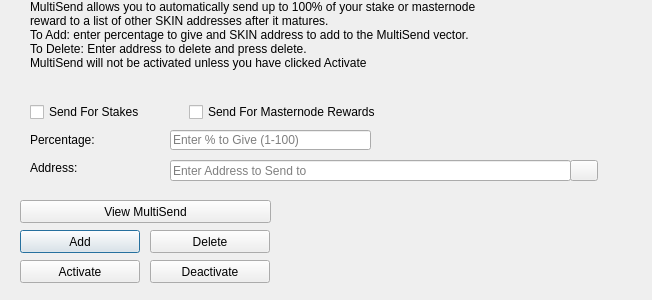
<?xml version="1.0" encoding="UTF-8"?>
<ui version="4.0">
 <class>MultiSendDialog</class>
 <widget class="QDialog" name="MultiSendDialog">
  <property name="windowModality">
   <enum>Qt::NonModal</enum>
  </property>
  <property name="geometry">
   <rect>
    <x>0</x>
    <y>0</y>
    <width>652</width>
    <height>300</height>
   </rect>
  </property>
  <property name="windowTitle">
   <string>MultiSend</string>
  </property>
  <widget class="QLineEdit" name="multiSendPercentEdit">
   <property name="geometry">
    <rect>
     <x>170</x>
     <y>130</y>
     <width>201</width>
     <height>20</height>
    </rect>
   </property>
   <property name="toolTip">
    <string>Enter whole numbers 1 - 100</string>
   </property>
   <property name="placeholderText">
    <string>Enter % to Give (1-100)</string>
   </property>
  </widget>
  <widget class="QLineEdit" name="multiSendAddressEdit">
   <property name="geometry">
    <rect>
     <x>170</x>
     <y>160</y>
     <width>401</width>
     <height>21</height>
    </rect>
   </property>
   <property name="toolTip">
    <string/>
   </property>
   <property name="placeholderText">
    <string>Enter Address to Send to</string>
   </property>
  </widget>
  <widget class="QLabel" name="label_2">
   <property name="geometry">
    <rect>
     <x>30</x>
     <y>0</y>
     <width>451</width>
     <height>121</height>
    </rect>
   </property>
   <property name="lineWidth">
    <number>1</number>
   </property>
   <property name="text">
    <string>MultiSend allows you to automatically send up to 100% of your stake or masternode reward to a list of other SKIN addresses after it matures.
To Add: enter percentage to give and SKIN address to add to the MultiSend vector.
To Delete: Enter address to delete and press delete.
MultiSend will not be activated unless you have clicked Activate</string>
   </property>
   <property name="alignment">
    <set>Qt::AlignLeading|Qt::AlignLeft|Qt::AlignTop</set>
   </property>
   <property name="wordWrap">
    <bool>true</bool>
   </property>
  </widget>
  <widget class="QLabel" name="message">
   <property name="geometry">
    <rect>
     <x>290</x>
     <y>200</y>
     <width>351</width>
     <height>91</height>
    </rect>
   </property>
   <property name="text">
    <string/>
   </property>
  </widget>
  <widget class="QPushButton" name="addButton">
   <property name="geometry">
    <rect>
     <x>20</x>
     <y>230</y>
     <width>120</width>
     <height>23</height>
    </rect>
   </property>
   <property name="toolTip">
    <string/>
   </property>
   <property name="statusTip">
    <string>Add to MultiSend Vector</string>
   </property>
   <property name="text">
    <string>Add</string>
   </property>
  </widget>
  <widget class="QPushButton" name="disableButton">
   <property name="geometry">
    <rect>
     <x>150</x>
     <y>260</y>
     <width>120</width>
     <height>23</height>
    </rect>
   </property>
   <property name="statusTip">
    <string>Deactivate MultiSend</string>
   </property>
   <property name="text">
    <string>Deactivate</string>
   </property>
  </widget>
  <widget class="QPushButton" name="addressBookButton">
   <property name="geometry">
    <rect>
     <x>570</x>
     <y>160</y>
     <width>28</width>
     <height>21</height>
    </rect>
   </property>
   <property name="toolTip">
    <string>Choose an address from the address book</string>
   </property>
   <property name="text">
    <string/>
   </property>
   <property name="icon">
    <iconset resource="../skin.qrc">
     <normaloff>:/icons/address-book</normaloff>:/icons/address-book</iconset>
   </property>
   <property name="shortcut">
    <string>Alt+A</string>
   </property>
   <property name="autoDefault">
    <bool>false</bool>
   </property>
  </widget>
  <widget class="QLabel" name="label">
   <property name="geometry">
    <rect>
     <x>30</x>
     <y>130</y>
     <width>121</width>
     <height>20</height>
    </rect>
   </property>
   <property name="toolTip">
    <string>Percentage of stake to send</string>
   </property>
   <property name="text">
    <string>Percentage:</string>
   </property>
  </widget>
  <widget class="QLabel" name="label_5">
   <property name="geometry">
    <rect>
     <x>30</x>
     <y>160</y>
     <width>111</width>
     <height>16</height>
    </rect>
   </property>
   <property name="toolTip">
    <string>Address to send portion of stake to</string>
   </property>
   <property name="text">
    <string>Address:</string>
   </property>
  </widget>
  <widget class="QPushButton" name="deleteButton">
   <property name="geometry">
    <rect>
     <x>150</x>
     <y>230</y>
     <width>120</width>
     <height>23</height>
    </rect>
   </property>
   <property name="toolTip">
    <string/>
   </property>
   <property name="statusTip">
    <string>Delete Address From MultiSend Vector</string>
   </property>
   <property name="text">
    <string>Delete</string>
   </property>
  </widget>
  <widget class="QPushButton" name="activateButton">
   <property name="geometry">
    <rect>
     <x>20</x>
     <y>260</y>
     <width>120</width>
     <height>23</height>
    </rect>
   </property>
   <property name="statusTip">
    <string>Activate MultiSend</string>
   </property>
   <property name="text">
    <string>Activate</string>
   </property>
  </widget>
  <widget class="QPushButton" name="viewButton">
   <property name="geometry">
    <rect>
     <x>20</x>
     <y>200</y>
     <width>251</width>
     <height>23</height>
    </rect>
   </property>
   <property name="toolTip">
    <string/>
   </property>
   <property name="statusTip">
    <string>View MultiSend Vector</string>
   </property>
   <property name="text">
    <string>View MultiSend</string>
   </property>
  </widget>
  <widget class="QWidget" name="horizontalLayoutWidget">
   <property name="geometry">
    <rect>
     <x>30</x>
     <y>100</y>
     <width>351</width>
     <height>24</height>
    </rect>
   </property>
   <layout class="QHBoxLayout" name="horizontalLayout">
    <item>
     <widget class="QCheckBox" name="multiSendStakeCheckBox">
      <property name="text">
       <string>Send For Stakes</string>
      </property>
     </widget>
    </item>
    <item>
     <widget class="QCheckBox" name="multiSendMasternodeCheckBox">
      <property name="text">
       <string>Send For Masternode Rewards</string>
      </property>
     </widget>
    </item>
   </layout>
  </widget>
 </widget>
 <resources>
  <include location="../skin.qrc"/>
 </resources>
 <connections/>
</ui>
